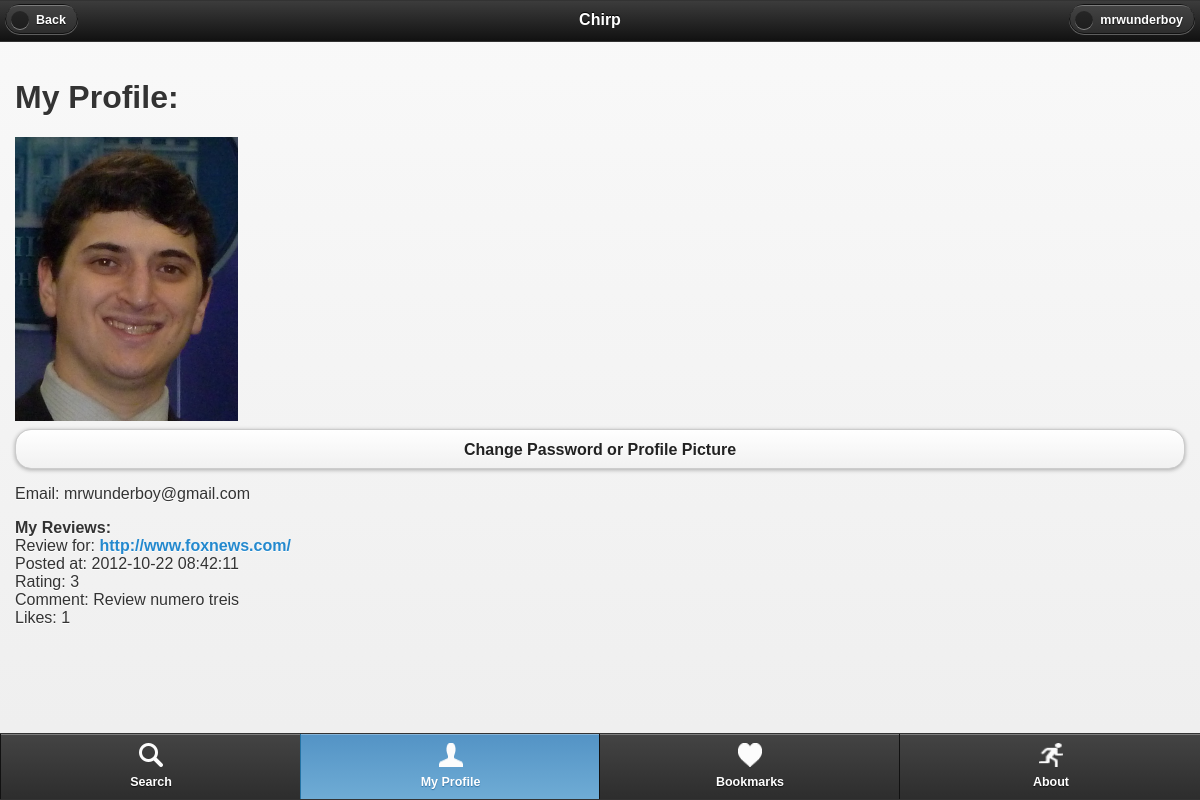
Screenshot of /profile.php (signed in) with the database file from the repository.
### tables this page shows
create table Users(user_id int, email text, pswd text, user_picture text, user_name text);

create table Sites(site_id int, site_url text, num_reviews int, sum_score int, site_picture text, category text);

create table Reviews(review_id int, written_review text, user_name text, star_rating int, num_likes int, site_id int, date_created datetime);

### profile.php (the view, shortened to what this page needs)
<?php 	session_start();
	include("header.php");
 ?>
<!DOCTYPE html>
<html>
<head>
</head>
<body>
	<div data-role="page">
	<div data-role="header">
		<a href="#" data-icon="back" data-rel="back">Back</a>
		<?php
			include("top_bar.php");
		?>
	</div>
	<div data-role="content">
	<div id="profile-area">
	<h1>My Profile: </h1>
		<?php
		if(isset($_SESSION['id'])) {
			$user = $_SESSION['id'];
			$query = "SELECT * FROM Users WHERE email = '$user'";
			$result = mysql_query($query);
			while ($row = mysql_fetch_assoc($result)) {
				if (isset($row["user_picture"])) {
					echo "<img src=profile_pics/".$row["user_picture"]." width=223 height=284/>\n";
				} else {
					echo "<img src='nophoto.png' ><br>\n";
				}
				echo "<form action='edit_profile.php' method='get'>\n";
				echo "<button class='edit_profile' type='submit' formaction='edit_profile.php' formmethod='get' >Change Password or Profile Picture</button>\n";
				echo "</form>\n";
				echo "<p>Email: ".$row["email"]."</p>\n";
			}
			$query = "SELECT * FROM Users, Reviews WHERE Reviews.user_name = '$user' AND Users.email = '$user'";
			$result = mysql_query($query);
			echo "<b>My Reviews: </b><br>";
			while ($row = mysql_fetch_assoc($result)) {
				$site_id = $row["site_id"];
				$q1 = "SELECT * FROM Sites WHERE site_id = '$site_id'";
				$r1 = mysql_query($q1);
				$site_data = mysql_fetch_array($r1);
				echo "<div class='my-review' >";
				echo "Review for: <a href=site.php?site_url=".$site_data["site_url"]." >".$site_data["site_url"]."</a><br>";
				echo "Posted at: ".date($row["date_created"])."<br>";
				echo "Rating: ".$row["star_rating"]."<br>";
				echo "Comment: ".$row["written_review"]."<br>";
				echo "Likes: ".$row["num_likes"]."<br>";
				echo "</div><br>";
			}
		} else {
			echo "<p>In order to manage your profile, <a href='login.php'>please sign in here.</a></p>\n";
		}
		?>
	</div>
	</div>
	<div data-role="footer" data-id="samebar" class="nav-glyphish-example" data-position="fixed" data-tap-toggle="false">
		<div data-role="navbar" class="nav-glyphish-example" data-grid="c">
			<ul>
				<?php
					include("bottom_bar.php");
				?>
			</ul>
		</div>
	</div>
	</div>
</body>
</html>

### header.php (shortened to what this page needs)
<link rel="stylesheet" href="jquery.mobile-1.2.0.css" />
<link rel="stylesheet" href="nelpstyle.css" />

### top_bar.php (shortened to what this page needs)
<h1>Chirp</h1>
<?php
	if(isset($_SESSION['id'])) {
		$user_email = $_SESSION['id'];
		$name = current(explode("@", $user_email));
		echo "<a href=\"login.php\" data-icon=\"gear\" class=\"ui-btn-right\">";
		echo "$name";
		echo "</a>";
	} else {
		echo "<a href=\"login.php\" data-icon=\"gear\" class=\"ui-btn-right\">";
		echo "Login";
		echo "</a>";
	}
?>

### bottom_bar.php
<li><a href="index.php" class="search_btm_nav" data-icon="custom">Search</a></li>
<li><a href="profile.php" class="profile_btm_nav" data-icon="custom">My Profile</a></li>
<li><a href="bookmarks.php" class="bookmarks_btm_nav" data-icon="custom">Bookmarks</a></li>
<li><a href="about.php" class="about_btm_nav" data-icon="custom">About</a></li>

### nelpstyle.css (style rules this page uses)
a { text-decoration: none; }
ul { list-style: none; width:100%; text-align: center; padding: 0; margin: 0; }

### rows the page displays
users: user_picture (picture), email "mrwunderboy@gmail.com", sites.site_url "http://www.foxnews.com/", reviews.date_created "2012-10-22 08:42:11", reviews.star_rating "3", reviews.written_review "Review numero treis", reviews.num_likes "1"

### other values shown
$name "mrwunderboy"
